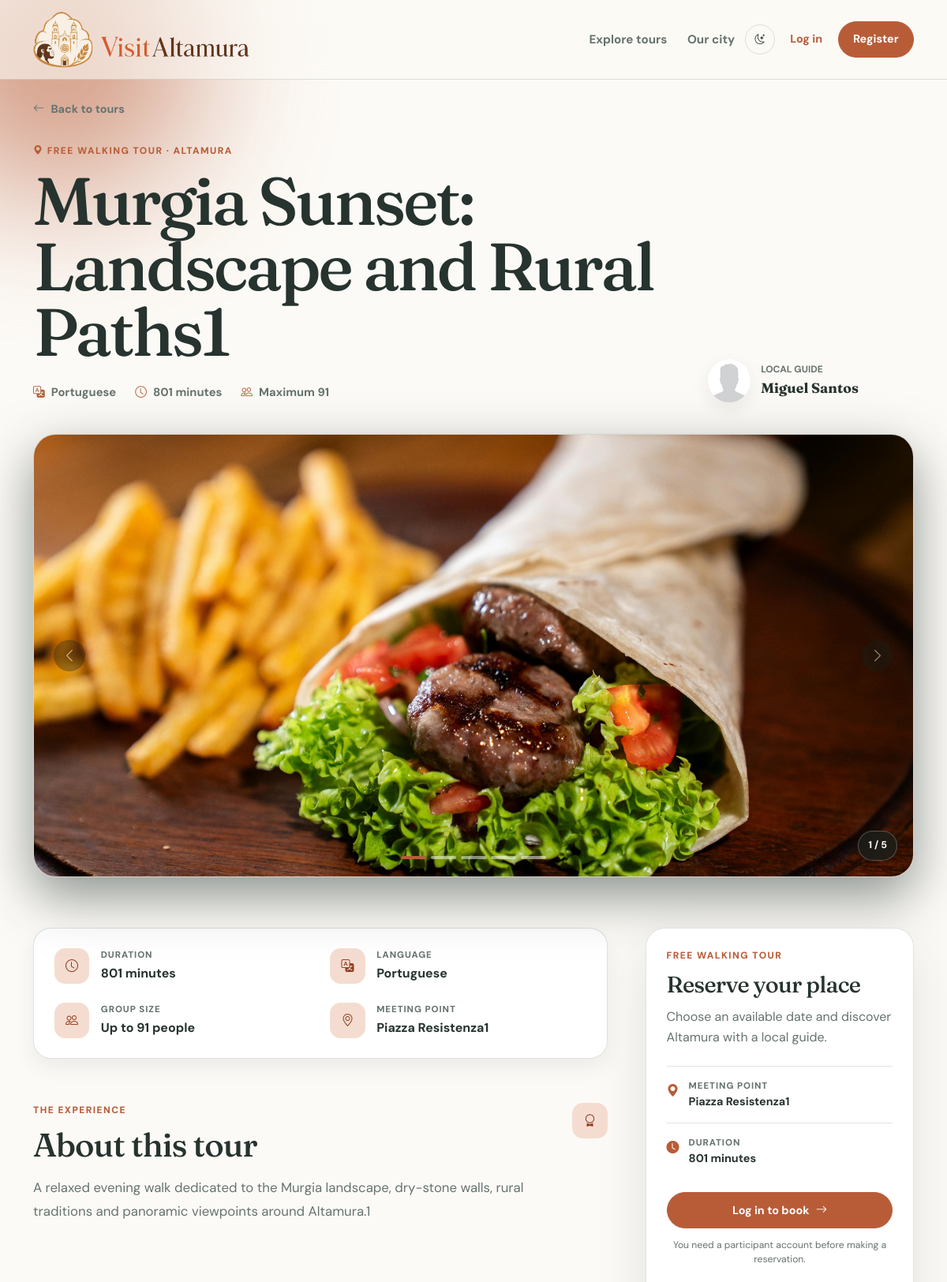
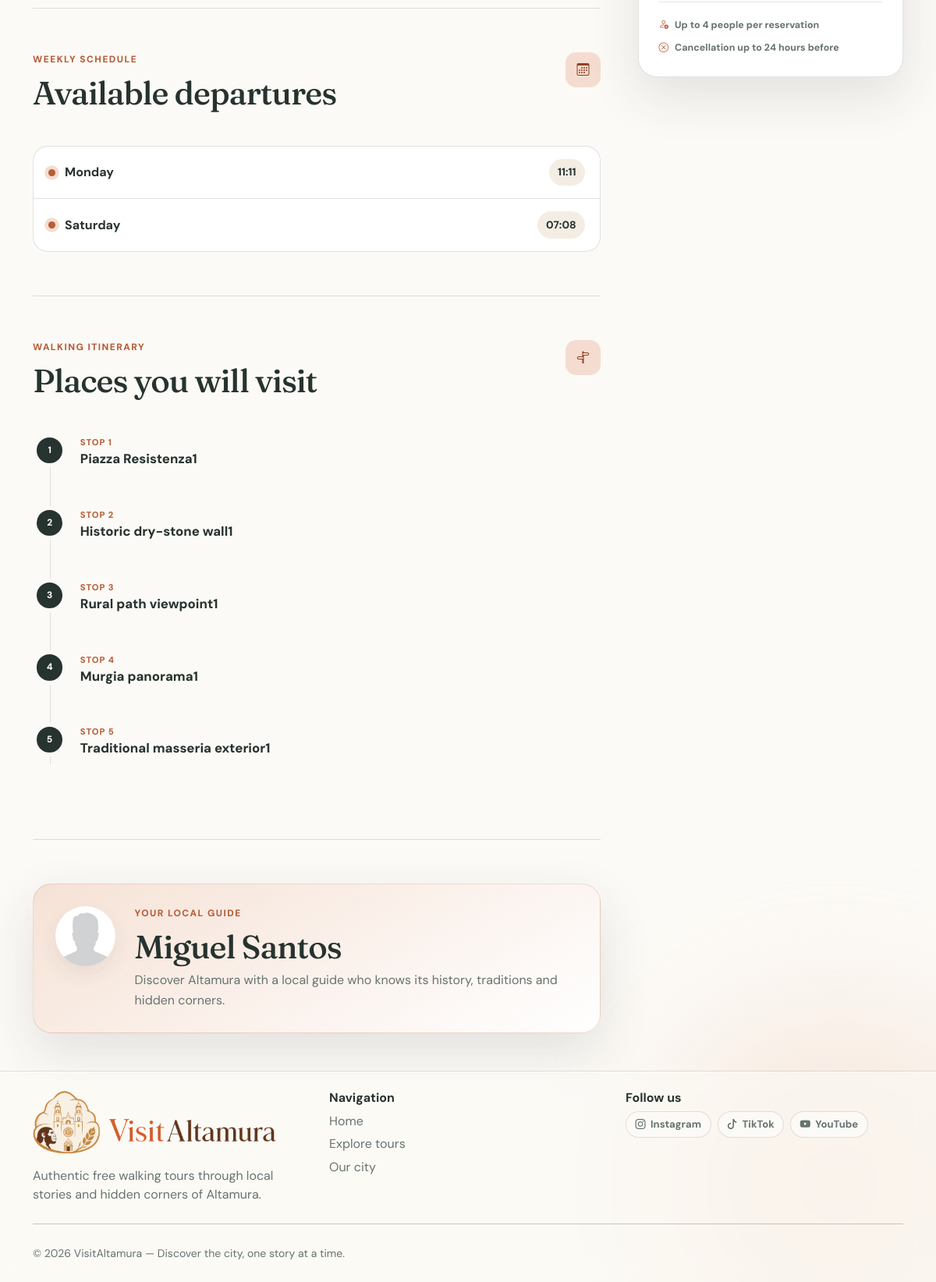
The app's page /tours/5 with its own data (2 pictures, top to bottom).
### tables this page shows
CREATE TABLE "tours" (
	"id"	INTEGER NOT NULL UNIQUE,
	"title"	TEXT NOT NULL,
	"description"	TEXT NOT NULL,
	"guide_id"	INTEGER NOT NULL,
	"duration"	INTEGER NOT NULL CHECK("duration" > 0),
	"language"	TEXT NOT NULL CHECK("language" IN ('Italian', 'English', 'Spanish', 'Portuguese', 'German')),
	"meeting_point"	TEXT NOT NULL,
	"max_participants"	INTEGER NOT NULL CHECK("max_participants" > 0),
	"created_at"	TEXT NOT NULL DEFAULT CURRENT_TIMESTAMP,
	PRIMARY KEY("id" AUTOINCREMENT),
	FOREIGN KEY("guide_id") REFERENCES "users"("id"),
	FOREIGN KEY("guide_id","language") REFERENCES "guide_languages"("guide_id","language")
);

CREATE TABLE "users" (
	"id"	INTEGER NOT NULL UNIQUE,
	"first_name"	TEXT NOT NULL,
	"last_name"	TEXT NOT NULL,
	"email"	TEXT NOT NULL UNIQUE,
	"password"	TEXT NOT NULL,
	"role"	TEXT NOT NULL CHECK("role" IN ('guide', 'participant', 'admin')),
	"profile_img"	TEXT,
	"created_at"	TEXT NOT NULL DEFAULT CURRENT_TIMESTAMP,
	PRIMARY KEY("id" AUTOINCREMENT)
);

CREATE TABLE "tour_images" (
	"id"	INTEGER NOT NULL UNIQUE,
	"tour_id"	INTEGER NOT NULL,
	"path_img"	TEXT NOT NULL,
	"position"	INTEGER NOT NULL CHECK("position" >= 1 AND "position" <= 5),
	PRIMARY KEY("id" AUTOINCREMENT),
	UNIQUE("tour_id","position"),
	FOREIGN KEY("tour_id") REFERENCES "tours"("id")
);

CREATE TABLE "tour_weekly_plan" (
	"id"	INTEGER NOT NULL UNIQUE,
	"tour_id"	INTEGER NOT NULL,
	"day_of_week"	INTEGER NOT NULL CHECK("day_of_week" >= 0 AND "day_of_week" <= 6),
	"start_time"	TEXT NOT NULL,
	PRIMARY KEY("id" AUTOINCREMENT),
	UNIQUE("tour_id","day_of_week"),
	FOREIGN KEY("tour_id") REFERENCES "tours"("id")
);

CREATE TABLE "tour_stops" (
	"id"	INTEGER NOT NULL UNIQUE,
	"tour_id"	INTEGER NOT NULL,
	"position"	INTEGER NOT NULL CHECK("position" >= 1),
	"name"	TEXT NOT NULL,
	PRIMARY KEY("id" AUTOINCREMENT),
	UNIQUE("tour_id","position"),
	FOREIGN KEY("tour_id") REFERENCES "tours"("id")
);

### app.py (the view)
@app.route("/tours/<int:tour_id>")
def tour(tour_id):
    today = date.today().isoformat()
    db_tour = tours_dao.get_tour_by_id(tour_id)
    if not db_tour:
        flash("Tour not found", "danger")
        return redirect(url_for("home"))
    db_stops = tours_dao.get_tour_stops(tour_id)
    db_weekly_plan = tours_dao.get_tour_weekly_plan(tour_id)
    guide_id = db_tour['guide_id']
    db_guide = users_dao.get_user_by_id(guide_id)
    if not db_guide:
        flash("Guide not found", "danger")
        return redirect(url_for("home"))
    images = []
    for image in tours_dao.get_tour_images(tour_id):
        images.append(image['path_img'])
    return render_template("tour.html", p_tour=db_tour, p_images=images, p_stops=db_stops, p_weekly_plan=db_weekly_plan, p_guide=db_guide, p_days=DAYS, p_today=today)

### templates/tour.html (shortened to what this page needs)
{% extends "base.html" %}
{% block content %}
<main class="pb-5">
    <section class="pt-4 pb-3">
        <div class="container-xl">
            <a class="tour-back" href="{{ url_for('home') }}#tours">
                <i class="bi bi-arrow-left"></i>
                Back to tours
            </a>
            <div class="row g-4 align-items-end">
                <div class="col-lg-9">
                    <p class="tour-detail">
                        <i class="bi bi-geo-alt-fill icon"></i>
                        Free walking tour · Altamura
                    </p>
                    <h1 class="tour-detail-title">
                        {{ p_tour.title }}
                    </h1>
                    <div class="tour-detail-info">
                        <span>
                            <i class="bi bi-translate"></i>
                            {{ p_tour.language }}
                        </span>
                        <span>
                            <i class="bi bi-clock"></i>
                            {{ p_tour.duration }} minutes
                        </span>
                        <span>
                            <i class="bi bi-people"></i>
                            Maximum {{ p_tour.max_participants }}
                        </span>
                    </div>
                </div>
                <div class="col-lg-3">
                    <div class="tour-guide">
                        {% if p_guide.profile_img %}
                        <img class="tour-guide-avatar" src="{{ url_for('static', filename=p_guide.profile_img) }}"
                            alt="{{ p_guide.first_name }} {{ p_guide.last_name }}">
                        {% else %}
                        <span class="tour-guide-avatar">
                            {{ p_guide.first_name[0] }}
                            {{ p_guide.last_name[0] }}
                        </span>
                        {% endif %}
                        <div>
                            <p>Local guide</p>
                            <strong>
                                {{ p_guide.first_name }}
                                {{ p_guide.last_name }}
                            </strong>
                        </div>
                    </div>
                </div>
            </div>
        </div>
    </section>
    <section class="pt-4">
        <div class="container-xl">
            <div id="tourCarousel" class="carousel slide tour-carousel" data-bs-ride="carousel" data-bs-interval="3000">
                <div class="carousel-indicators">
                    {% for path_img in p_images %}
                    <button type="button" data-bs-target="#tourCarousel" data-bs-slide-to="{{ loop.index0 }}"
                        class="{% if loop.first %}active{% endif %}" {% if loop.first %} aria-current="true" {% endif
                        %}></button>
                    {% endfor %}
                </div>
                <div class="carousel-inner">
                    {% for path_img in p_images %}
                    <div class="carousel-item {% if loop.first %}active{% endif %}">
                        <img src="{{ url_for('static', filename=path_img) }}" class="tour-carousel-image"
                            alt="{{ p_tour.title }} image {{ loop.index }}">
                        <div class="tour-image-number">
                            {{ loop.index }} / {{ p_images|length }}
                        </div>
                    </div>
                    {% endfor %}
                </div>
                <button class="carousel-control-prev" type="button" data-bs-target="#tourCarousel" data-bs-slide="prev">
                    <span class="carousel-control-prev-icon" aria-hidden="true"></span>
                </button>
                <button class="carousel-control-next" type="button" data-bs-target="#tourCarousel" data-bs-slide="next">
                    <span class="carousel-control-next-icon" aria-hidden="true"></span>
                </button>
            </div>
        </div>
    </section>
    <section class="tour-content-section">
        <div class="container-xl">
            <div class="row g-5">
                <div class="col-lg-8">
                    <section class="tour-info-card">
                        <section class="tour-info-grid">
                            <div class="tour-info-item">
                                <span class="tour-info-icon">
                                    <i class="bi bi-clock"></i>
                                </span>
                                <div>
                                    <p class="tour-info-title">Duration</p>
                                    <p class="tour-info-value">
                                        {{ p_tour.duration }} minutes
                                    </p>
                                </div>
                            </div>
                            <div class="tour-info-item">
                                <span class="tour-info-icon">
                                    <i class="bi bi-translate"></i>
                                </span>
                                <div>
                                    <p class="tour-info-title">Language</p>
                                    <p class="tour-info-value">
                                        {{ p_tour.language }}
                                    </p>
                                </div>
                            </div>
                            <div class="tour-info-item">
                                <span class="tour-info-icon">
                                    <i class="bi bi-people"></i>
                                </span>
                                <div>
                                    <p class="tour-info-title">Group size</p>
                                    <p class="tour-info-value">
                                        Up to {{ p_tour.max_participants }} people
                                    </p>
                                </div>
                            </div>
                            <div class="tour-info-item">
                                <span class="tour-info-icon">
                                    <i class="bi bi-geo-alt"></i>
                                </span>
                                <div>
                                    <p class="tour-info-title">Meeting point</p>
                                    <p class="tour-info-value">
                                        {{ p_tour.meeting_point }}
                                    </p>
                                </div>
                            </div>
                        </section>
                    </section>
                    <section class="tour-section-wrapper">
                        <div class="tour-section">
                            <div>
                                <p class="tour-section-label"> The experience </p>
                                <h2> About this tour </h2>
                                <p class="tour-description"> {{ p_tour.description }} </p>
                            </div>
                            <span class="tour-section-icon">
                                <i class="bi bi-award"></i>
                            </span>
                        </div>
                    </section>
                    <section class="tour-section-wrapper">
                        <div class="tour-section">
                            <div>
                                <p class="tour-section-label"> Weekly schedule</p>
                                <h2>Available departures</h2>
                            </div>
                            <span class="tour-section-icon">
                                <i class="bi bi-calendar3"></i>
                            </span>
                        </div>
                        {% if p_weekly_plan %}
                        <div class="tour-plan">
                            {% for plan in p_weekly_plan %}
                            <div class="tour-plan-row">
                                <span class="tour-plan-day">
                                    <span class="tour-plan-icon icon"></span>
                                    {{ p_days[plan.day_of_week] }}
                                </span>
                                <time>
                                    {{ plan.start_time }}
                                </time>
                            </div>
                            {% endfor %}
                        </div>
                        {% endif %}
                    </section>
                    <section class="tour-section-wrapper">
                        <div class="tour-section">
                            <div>
                                <p class="tour-section-label">
                                    Walking itinerary
                                </p>
                                <h2>
                                    Places you will visit
                                </h2>
                            </div>
                            <span class="tour-section-icon">
                                <i class="bi bi-signpost-split"></i>
                            </span>
                        </div>
                        <div class="tour-stops-wrapper">
                            {% if p_stops %}
                            <ol class="tour-stops">
                                {% for stop in p_stops %}
                                <li class="tour-stop">
                                    <span class="tour-stop-number icon pulse-delay-{{ loop.index }}">
                                        {{ loop.index }}
                                    </span>
                                    <div>
                                        <small>
                                            STOP {{ loop.index }}
                                        </small>
                                        <h3>
                                            {{ stop.name }}
                                        </h3>
                                    </div>
                                </li>
                                {% endfor %}
                            </ol>
                            {% endif %}
                        </div>
                    </section>
                    <section class="tour-guide-card">
                        {% if p_guide.profile_img %}
                        <img class="tour-guide-avatar large" src="{{ url_for('static', filename=p_guide.profile_img) }}"
                            alt="{{ p_guide.first_name }} {{ p_guide.last_name }}">
                        {% else %}
                        <span class="tour-guide-avatar large">
                            {{ p_guide.first_name[0] }}
                            {{ p_guide.last_name[0] }}
                        </span>
                        {% endif %}
                        <div>
                            <p class="tour-section-label">
                                Your local guide
                            </p>
                            <h2>
                                {{ p_guide.first_name }}
                                {{ p_guide.last_name }}
                            </h2>
                            <p class="tour-guide-description">
                                Discover Altamura with a local guide who
                                knows its history, traditions and hidden
                                corners.
                            </p>
                        </div>
                    </section>
                </div>
                <div class="col-lg-4">
                    <aside id="booking" class="tour-booking-card">
                        <p class="tour-section-label">
                            Free walking tour
                        </p>
                        <h2>
                            Reserve your place
                        </h2>
                        <p class="tour-booking-description">
                            Choose an available date and discover Altamura
                            with a local guide.
                        </p>
                        <div class="tour-booking-detail">
                            <i class="bi bi-geo-alt-fill"></i>
                            <div>
                                <span>MEETING POINT</span>
                                <strong> {{ p_tour.meeting_point }} </strong>
                            </div>
                        </div>
                        <div class="tour-booking-detail">
                            <i class="bi bi-clock-fill"></i>
                            <div>
                                <span>DURATION</span>
                                <strong>{{ p_tour.duration }} minutes</strong>
                            </div>
                        </div>
                        {% if not current_user.is_authenticated %}
                        <a class="btn btn-brand tour-booking-button" href="{{ url_for('login') }}">
                            Log in to book
                            <i class="bi bi-arrow-right"></i>
                        </a>
                        <p class="tour-booking-note">
                            You need a participant account before making a reservation.
                        </p>
                        {% endif %}
                        <div class="tour-booking-specifications">
                            <span>
                                <i class="bi bi-person-check"></i>
                                Up to 4 people per reservation
                            </span>
                            <span>
                                <i class="bi bi-x-circle"></i>
                                Cancellation up to 24 hours before
                            </span>
                        </div>
                    </aside>
                </div>
            </div>
        </div>
    </section>
</main>
{% endblock %}

### records on screen
tours: title "Murgia Sunset: Landscape and Rural Paths1", language "Portuguese", duration "801", max_participants "91", meeting_point "Piazza Resistenza1", description "A relaxed evening walk dedicated to the Murgia landscape, dry-stone walls, rural traditions and panoramic viewpoints around Altamura.1"
users: profile_img (placeholder picture), first_name "Miguel", last_name "Santos"
tour_images: path_img (picture), p_images "5"
tour_weekly_plan: day_of_week "Monday", start_time "11:11"
tour_weekly_plan: day_of_week "Saturday", start_time "07:08"
tour_stops: name "Piazza Resistenza1"
tour_stops: name "Historic dry-stone wall1"
tour_stops: name "Rural path viewpoint1"
tour_stops: name "Murgia panorama1"
tour_stops: name "Traditional masseria exterior1"
